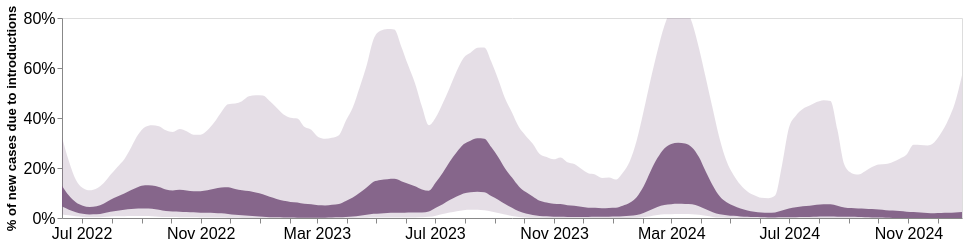

Notebook code cell kept with this figure:
### Code cell
alt.layer(intro_plot).resolve_scale(y= "independent").configure_axis(
    labelFontSize=16,
    titleFontSize=13
).configure_legend(
    labelFontSize = 20, 
    titleFontSize = 20)

### Figure 1 — Vega-Lite specification as saved in the notebook (floating-point values rounded to 4 significant figures; data arrays with more than 128 entries replaced by an {"elided": "..."} marker saying what was removed)
{"config": {"view": {"continuousWidth": 400, "continuousHeight": 300}, "axis": {"labelFontSize": 16, "titleFontSize": 13}, "legend": {"labelFontSize": 20, "titleFontSize": 20}}, "layer": [{"layer": [{"mark": {"type": "area", "clip": true, "color": "#7c5981", "interpolate": "monotone", "opacity": 0.9}, "encoding": {"x": {"axis": {"format": "%b %Y", "grid": false, "tickCount": "month", "title": ""}, "field": "date", "type": "temporal"}, "y": {"axis": {"format": "%", "grid": false}, "field": "lower_hpd_log_50_MA", "scale": {"domain": [0.0, 0.8]}, "title": "% of new cases due to introductions", "type": "quantitative"}, "y2": {"field": "upper_hpd_log_50_MA"}}, "height": 200, "width": 900}, {"mark": {"type": "area", "clip": true, "color": "#7c5981", "interpolate": "monotone", "opacity": 0.2}, "encoding": {"x": {"axis": {"format": "%b %Y", "grid": false, "tickCount": "month", "title": ""}, "field": "date", "type": "temporal"}, "y": {"axis": {"format": "%", "grid": false}, "field": "lower_hpd_log_95_MA", "scale": {"domain": [0.0, 0.8]}, "title": "% of new cases due to introductions", "type": "quantitative"}, "y2": {"field": "upper_hpd_log_95_MA"}}, "height": 200, "width": 900}], "resolve": {"scale": {"y": "shared"}}}], "data": {"name": "data-9541f1790dd03745f1b94bc6d0cfb902"}, "resolve": {"scale": {"y": "independent"}}, "$schema": "https://vega.github.io/schema/vega-lite/v4.17.0.json", "datasets": {"data-9541f1790dd03745f1b94bc6d0cfb902": {"elided": "131 records"}}}
